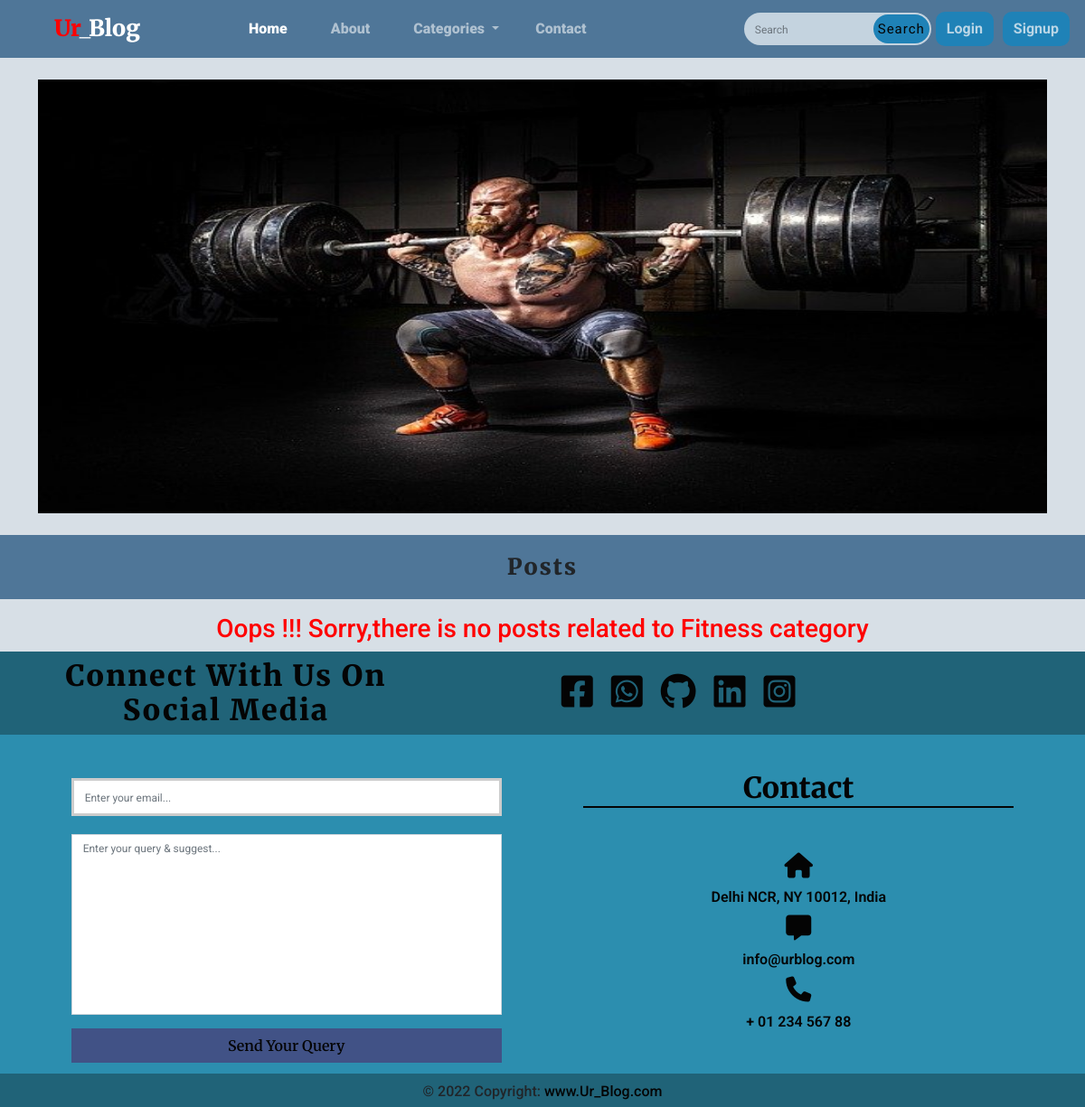
The page /category/fitness/ on the database its author committed.
### BlogApp/models.py (models this page shows, shortened)
class Category(models.Model):
    cat_id=models.AutoField(primary_key=True)
    title=models.CharField(max_length=50)
    description=HTMLField()
    url=models.CharField(max_length=100)
    cat_image=models.ImageField(upload_to='card_images/')
    add_date=models.DateTimeField(auto_now_add=True,null=True)

### BlogApp/views.py (the view)
# urls.py: path('category/<str:url>/',views.category,name='category'),
def category(request,url):
    cat=Category.objects.all()
    single_cate=Category.objects.get(url=url)
    poster=Post.objects.filter(category=single_cate)
    return render(request,'BlogApp/category.html',{'cat':cat,'single_cate':single_cate,'posts':poster})

### BlogApp/templates/BlogApp/category.html (shortened to what this page needs)
{% extends 'BlogApp/base.html' %}
    {% block content %}
       <div class="container">
        <div class="row mt-4">
            <div class="col-12 category-head-img">
                <img src="{{single_cate.cat_image.url}}" alt="">
            </div>
        </div>
       </div>
        <div class="alert text-center mt-4" id="category-heading" role="alert">
            Posts
        </div>
       {% if posts %}
        <div class="container">
        {% for post in posts %}
        <div class="row py-4 px-4 mb-3 justify-content-around bg-post-container">
          <div class="col-lg-4 col-12 ">
             <div class="post-card-img ms-lg-5">
              <img src="{{post.post_image.url}}" alt="">
             </div>
          </div>
          <div class="col-lg-6 col-12 my-4 post-content">
            <a href="{% url 'post' post.url %}"><h3>{{post.title}}</h3></a>
            <p>{{post.content | truncatewords:25 | safe}}</p>
            <a href="{% url 'post' post.url %}" class="btn post-btn">Read More..</a>
            <div class="comment-person">
              <p class="mt-2">{{post.add_date}}</p>
            </div>
          </div>
        </div>
        {% endfor %}
        </div>
        {% else %}
        <h3 class="text-center else">Oops !!! Sorry,there is no posts related to {{single_cate.title}} category</h3>
        {% endif %}
       {% endblock content %}

### BlogApp/static/BlogApp/css/style.css (style rules this page uses)
* { box-sizing: border-box; font-family: 'Roboto', sans-serif; }
body { height: 1000px; background-color: rgb(215, 223, 230); }
:root { --color-white:rgb(4, 4, 4); }
#category-heading { border-radius: 0%; font-family: 'Merriweather', serif; letter-spacing: 2px; font-size:25px; font-weight:900; background-color: rgba(44, 92, 132, 0.792); }
.category-head-img { height:60vh; border-radius: 20px; }
.category-head-img img { width:100%; height: 100%; }
.else { color: red; }
::placeholder { font-size:12px; }

### rows shown on the page
Category: cat_image (picture), title "Fitness"
